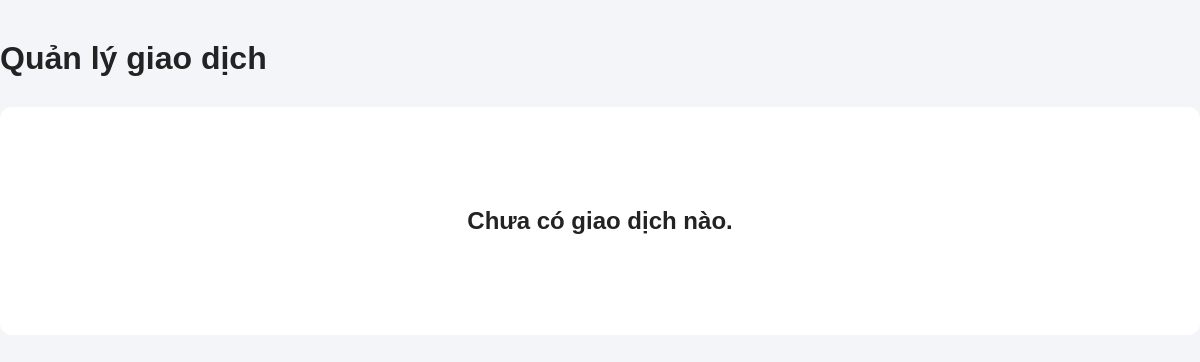
The app's page /pages/transactions.php (signed in), older data.
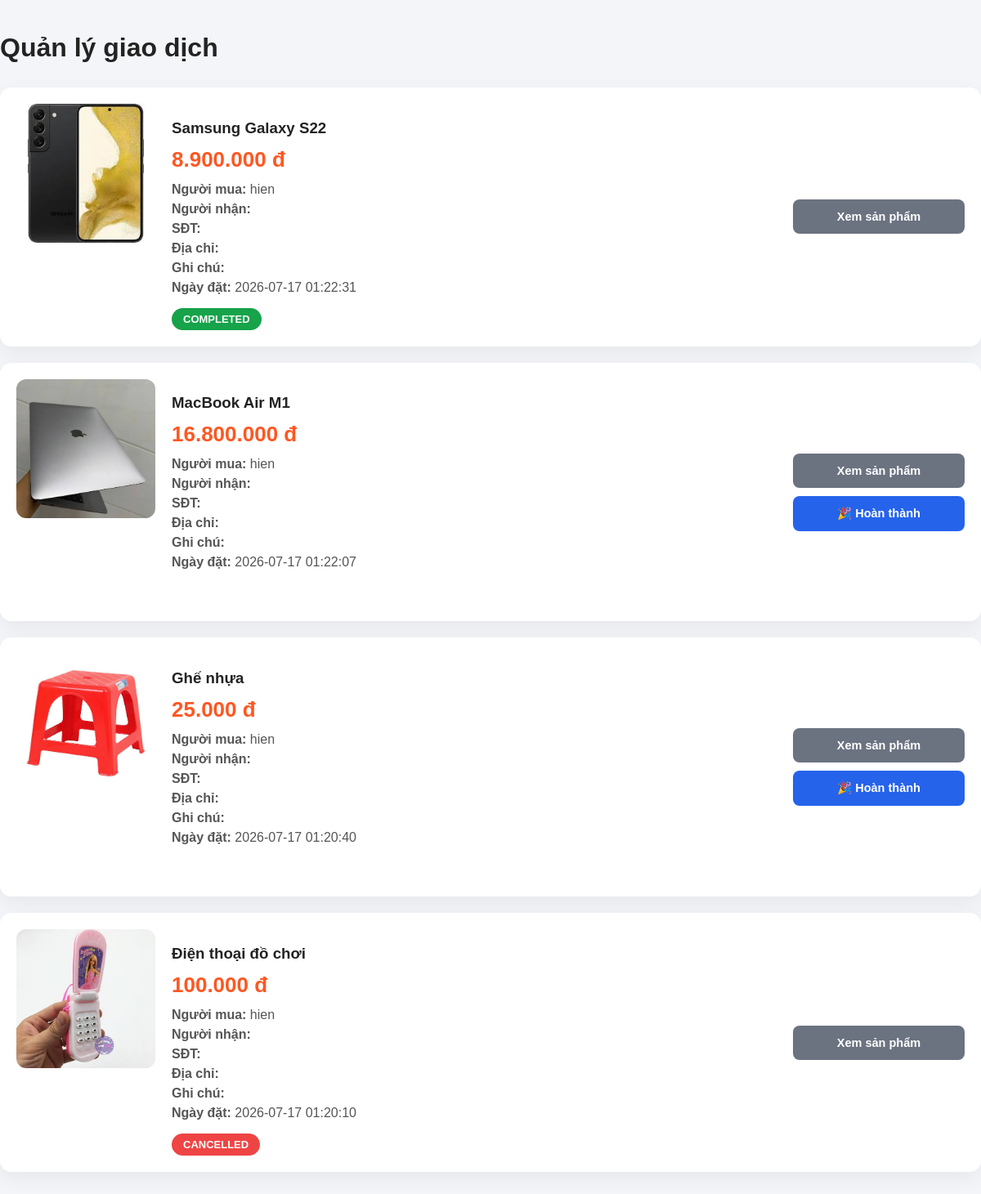
The same page, newer data.
### tables this page shows
CREATE TABLE `orders` (
  `id` int(11) NOT NULL,
  `buyer_id` int(11) NOT NULL,
  `seller_id` int(11) NOT NULL,
  `total_amount` decimal(12,2) NOT NULL,
  `status` enum('pending','accepted','completed','cancelled','rejected') DEFAULT 'pending',
  `note` text DEFAULT NULL,
  `receiver_name` varchar(255) DEFAULT NULL,
  `receiver_phone` varchar(20) DEFAULT NULL,
  `receiver_address` text DEFAULT NULL,
  `created_at` timestamp NOT NULL DEFAULT current_timestamp(),
  `updated_at` timestamp NOT NULL DEFAULT current_timestamp() ON UPDATE current_timestamp(),
  `payment_method` varchar(30) DEFAULT 'COD',
  `payment_status` enum('pending','paid','failed') DEFAULT 'pending',
  `payment_time` datetime DEFAULT NULL,
  `transaction_id` varchar(100) DEFAULT NULL
);

CREATE TABLE `products` (
  `id` int(11) NOT NULL,
  `user_id` int(11) NOT NULL,
  `category_id` int(11) NOT NULL,
  `title` varchar(255) NOT NULL,
  `description` text DEFAULT NULL,
  `price` decimal(12,2) NOT NULL,
  `image` varchar(255) DEFAULT NULL,
  `condition_item` enum('new','like_new','good','fair') DEFAULT 'good',
  `location` varchar(255) DEFAULT NULL,
  `views` int(11) DEFAULT 0,
  `status` enum('active','pending','sold','hidden','rejected','deleted') DEFAULT 'pending',
  `created_at` timestamp NOT NULL DEFAULT current_timestamp(),
  `updated_at` timestamp NOT NULL DEFAULT current_timestamp() ON UPDATE current_timestamp()
);

CREATE TABLE `users` (
  `id` int(11) NOT NULL,
  `fullname` varchar(100) NOT NULL,
  `username` varchar(50) NOT NULL,
  `email` varchar(100) NOT NULL,
  `password` varchar(255) NOT NULL,
  `phone` varchar(20) DEFAULT NULL,
  `avatar` varchar(255) DEFAULT 'uploads/avatar/default.png',
  `address` varchar(255) DEFAULT NULL,
  `gender` enum('Nam','Nữ','Khác') DEFAULT NULL,
  `dob` date DEFAULT NULL,
  `role` enum('admin','user') NOT NULL DEFAULT 'user',
  `status` enum('active','blocked') NOT NULL DEFAULT 'active',
  `created_at` timestamp NOT NULL DEFAULT current_timestamp(),
  `updated_at` timestamp NOT NULL DEFAULT current_timestamp() ON UPDATE current_timestamp()
);

### pages/transactions.php (the view, shortened to what this page needs)
<?php
require_once "../config/db.php";
$seller_id = $_SESSION["user_id"];
$sql = "
SELECT
o.id,
o.status,
o.total_amount,
o.note,
o.receiver_name,
o.receiver_phone,
o.receiver_address,
o.created_at,
p.id AS product_id,
p.title,
p.image,
u.fullname AS buyer_name
FROM orders o
INNER JOIN order_details od
ON o.id=od.order_id
INNER JOIN products p
ON od.product_id=p.id
INNER JOIN users u
ON o.buyer_id=u.id
WHERE o.seller_id=?
ORDER BY o.created_at DESC
";
$stmt = $conn->prepare($sql);
$stmt->bind_param("i",$seller_id);
$stmt->execute();
$result = $stmt->get_result();
?>
<!DOCTYPE html>
<html lang="vi">
<head>
<link rel="stylesheet" href="../assets/css/style.css?v=1783406030">
</head>
<body>
<div class="container">
<div class="title">
Quản lý giao dịch
</div>
<?php
if($result->num_rows==0){
?>
<div class="empty">
<h2>
Chưa có giao dịch nào.
</h2>
</div>
<?php
}else{
while($row=$result->fetch_assoc()){
?>
<div class="card">
<img src="<?= htmlspecialchars(!empty($row["image"]) ? '../' . ltrim($row["image"], '/') : '') ?>" onerror="this.style.background='#eee'; this.src='';">
<div class="info">
<h3>
<?= htmlspecialchars($row["title"]) ?>
</h3>
<div class="price">
<?= number_format($row["total_amount"],0,",",".") ?> đ
</div>
<div class="line">
<b>Người mua:</b>
<?= htmlspecialchars($row["buyer_name"]) ?>
</div>
<div class="line">
<b>Người nhận:</b>
</div>
<div class="line">
<b>SĐT:</b>
</div>
<div class="line">
<b>Địa chỉ:</b>
</div>
<div class="line">
<b>Ghi chú:</b>
</div>
<div class="line">
<b>Ngày đặt:</b>
<?= $row["created_at"] ?>
</div>
<span class="badge <?= $row["status"] ?>">
<?= strtoupper($row["status"]) ?>
</span>
</div>
<div class="action">
<a
class="btn view"
href="../product-detail.html?id=<?= $row["product_id"] ?>">
Xem sản phẩm
</a>
<?php
if($row["status"]=="accepted"){
?>
<a
class="btn complete"
href="../api/order/complete.php?id=<?= $row["id"] ?>"
onclick="return confirm('Đã giao hàng thành công?')">
🎉 Hoàn thành
</a>
<?php
}
?>
</div>
</div>
<?php
}
}
?>
</div>
</body>
</html>

### assets/css/style.css (style rules this page uses)
:root { --ember: #E5572B; --ember-dark: #C2431A; --ember-light: #FDECE4; --moss: #2F6B4F; --moss-light: #E4F2EA; --gold: #F0A93E; --ink: #232323; --charcoal: #6B6660; --cream: #FBF8F4; --line: #EBE5DB; --white: #FFFFFF; --radius-sm: 8px; --radius-md: 14px; --radius-lg: 22px; --shadow-card: 0 2px 12px rgba(35,30,25,.07); --shadow-hover: 0 14px 28px rgba(35,30,25,.14); --header-h: 64px; --container-w: 1240px; }
*,*::before,*::after { box-sizing:border-box; }
html { scroll-behavior:smooth; }
body { margin:0; font-family:'Be Vietnam Pro', system-ui, sans-serif; color:var(--ink); background:var(--cream); -webkit-font-smoothing:antialiased; padding-bottom:0; }
a { text-decoration:none; color:inherit; }
img { max-width:100%; display:block; }
.container { max-width:var(--container-w); margin:0 auto; padding:0 20px; }
.btn { display:inline-flex; align-items:center; justify-content:center; gap:6px; font-family:inherit; font-size:14.5px; font-weight:600; padding:9px 18px; border-radius:999px; border:1.5px solid transparent; cursor:pointer; transition:all .18s ease; white-space:nowrap; }

### pages/transactions.php (style rules this page uses)
body { background:#f3f5f9; font-family:Arial; }
.container { width:1200px; margin:auto; padding:40px 0; }
.title { font-size:32px; font-weight:bold; margin-bottom:30px; }
.card { background:#fff; border-radius:14px; padding:20px; margin-bottom:20px; display:flex; gap:20px; box-shadow:0 8px 24px rgba(0,0,0,.06); }
.card img { width:170px; height:170px; object-fit:cover; border-radius:12px; }
.info { flex:1; }
.info h3 { margin-bottom:10px; }
.price { font-size:26px; font-weight:bold; color:#ff5722; margin:12px 0; }
.line { margin:6px 0; color:#555; }
.badge { display:inline-block; padding:6px 14px; border-radius:20px; font-size:13px; font-weight:bold; color:#fff; margin-top:10px; }
.completed { background:#16a34a; }
.cancelled { background:#ef4444; }
.action { width:210px; display:flex; flex-direction:column; gap:10px; justify-content:center; }
.btn { padding:12px; border-radius:8px; text-decoration:none; text-align:center; font-weight:bold; color:#fff; }
.complete { background:#2563eb; }
.view { background:#6b7280; }
.empty { background:#fff; padding:80px; border-radius:12px; text-align:center; }

Row changes from the older to the newer data that the page shows:
added orders: products.image (picture), products.title "Samsung Galaxy S22", total_amount "8.900.000", buyer.fullname "hien", created_at "2026-07-17 01:22:31", status "COMPLETED"
added orders: products.image (picture), products.title "MacBook Air M1", total_amount "16.800.000", buyer.fullname "hien", created_at "2026-07-17 01:22:07"
added orders: products.image (picture), products.title "Ghế nhựa", total_amount "25.000", buyer.fullname "hien", created_at "2026-07-17 01:20:40"
added orders: products.image (picture), products.title "Điện thoại đồ chơi", total_amount "100.000", buyer.fullname "hien", created_at "2026-07-17 01:20:10", status "CANCELLED"
Text that changed along with them:
text no longer shown: "Chưa có giao dịch nào."
